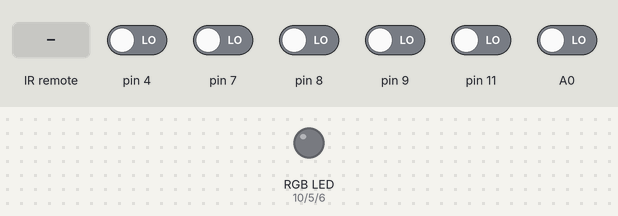
This sketch was run on a simulated Arduino Uno, built with avr-gcc and run on an emulated ATmega328P. On the bench: an RGB LED mixed from three pins (HIGH = lit). The test bench sets the inputs (shaded band); at power-on: A0, pin 4, pin 7–9, pin 11 LOW. Dim RGB values are drawn brighter than linear; what the sketch prints to the serial monitor is not drawn.

Above: at 1.2 s.
1.3 s: infrared code 0x12758 received
At 3.2 s:
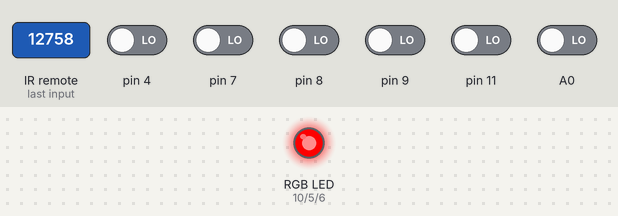
4.3 s: infrared code 0x12759 received
7.3 s: infrared code 0x1275C received
At 9.0 s:
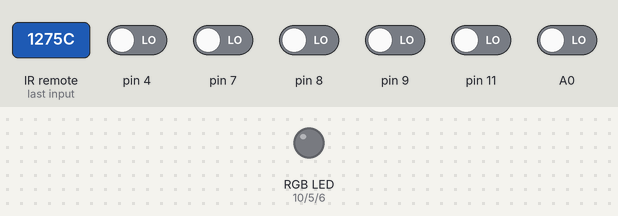
9.3 s: infrared code 0x275C received
At 9.7 s:
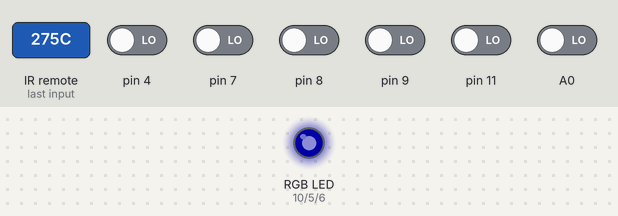
Timing chart, 0 to 12.3 s (numbered marks = the images above; inputs shaded):
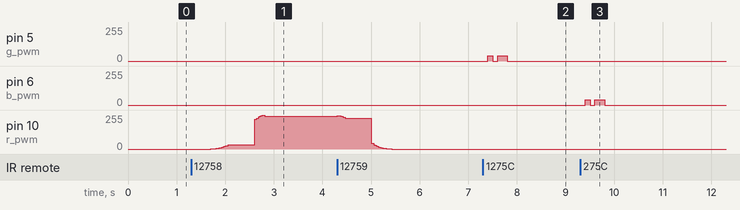

The sketch:

rgb_encoder_working.ino
```cpp
#include <IRremote.h>

#define RED 0
#define GREEN 1
#define BLUE 2

#define r_pwm 10
#define g_pwm 5
#define b_pwm 6

#define r_clk  digitalRead(A0)
#define g_clk  digitalRead(4)
#define b_clk  digitalRead(7)

#define r_dt digitalRead(8)
#define g_dt digitalRead(9)
#define b_dt digitalRead(11)

#define STEP 10

int clk_state[3];
int dt[3];
int clk_last[3] = { r_clk, g_clk, b_clk };
int percentage[3] = { 0, 0, 0 };
int brightness[3] = { 0, 0, 0 };
char colours[3] = { 'R', 'G', 'B' };
uint8_t pwm_pins[3] = { 10, 5, 6 };
int colour_to_adjust = 0;

bool power = true;
int saved_colours[3] = {0, 0, 0};

int RECV_PIN = 2;
IRrecv irrecv(RECV_PIN);
decode_results results;

void setup() {
  pinMode(r_pwm, OUTPUT);
  pinMode(g_pwm, OUTPUT);
  pinMode(b_pwm, OUTPUT);

  pinMode(r_clk, INPUT);
  pinMode(g_clk, INPUT);
  pinMode(b_clk, INPUT);

  pinMode(r_dt, INPUT);
  pinMode(g_dt, INPUT);
  pinMode(b_dt, INPUT);

  Serial.begin(9600);
  irrecv.enableIRIn(); // Start the receiver
}

void loop() {
  updateBrightness();
  Serial.println(brightness[1]);
  clk_state[RED] = r_clk;
  clk_state[GREEN] = g_clk;
  clk_state[BLUE] = b_clk;

  dt[RED] = r_dt;
  dt[GREEN] = g_dt;
  dt[BLUE] = b_dt;

  for (int i = 0; i <= 2; i++) {
    if (clk_state[i] != clk_last[i]) {
      if (dt[i] != clk_state[i]) {
        Serial.println("+++");
        Serial.println(colours[i]);
        changePercentage(i, true);
      } else {
        Serial.println("---");
        Serial.println(colours[i]);
        changePercentage(i, false);
      }

      if (not power) {
        power = true;
      }

    }
  }

  for (int i = 0; i <= 2; i++) {
    clk_last[i] = clk_state[i];
  }

  delay(2);


    if (irrecv.decode(&results)) {
      Serial.println(results.value, HEX);

     switch(results.value) {
      case 0x12758:
        Serial.println("up");
        //changePercentage(colour_to_adjust, true);
        changeColours(100, 0, 0, 1000);
        break;
      case 0x2758:
        Serial.println("up");
        //changePercentage(colour_to_adjust, true);
        changeColours(100, 0, 0, 1000);
        break;
      case 0x12759:
        Serial.println("down");
        //changePercentage(colour_to_adjust, false);
        changeColours(-100, 0, 0, 1000);
        break;
      case 0x2759:
        Serial.println("down");
        //changePercentage(colour_to_adjust, false);
        changeColours(-100, 0, 0, 1000);
        break;
      case 0x1275C:
        Serial.println("ok");
        changeColour();
        break;
      case 0x275C:
        Serial.println("ok");
        changeColour();
        break;
      case 0x270C:
        //Serial.println("pwr");
        switchPwr();
        break;
      case 0x1270C:
        //Serial.println("pwr");
        switchPwr();
        break;
     }

     irrecv.resume(); // Receive the next value
    }
}

void updateBrightness() {
  for (int i = 0; i <= 2; i++) {
    brightness[i] = 51.0/200000.0 * pow(percentage[i], 3);
    analogWrite(pwm_pins[i], brightness[i]);
  }
}


void changePercentage(int colour, bool increase) {
  int new_percentage;
  Serial.println(colour);
  switch (increase) {
    case true:
      new_percentage = percentage[colour] + STEP;
      if (new_percentage > 100) {
        percentage[colour] = 100;
      } else {
        percentage[colour] = new_percentage;
      }
      break;
    case false:
      new_percentage = percentage[colour] - STEP;
      if (new_percentage < 0) {
        percentage[colour] = 0;
      } else {
        percentage[colour] = new_percentage;
      }
      break;
  }
}

void changeColours(const int r, const int g, const int b, int duration) {
  int orig_percentages[3] = {percentage[0] * 10, percentage[1] * 10, percentage[2] * 10};
  int change[3] = {r * 10, g * 10, b * 10};
  int new_percentages[3] = {0, 0, 0};

  for (int i = 0; i < 3; i++) {
    if (orig_percentages[i] + change[i] > 1000) {
      new_percentages[i] = 1000;
    } else if (orig_percentages[i] + change[i] < 0) {
      new_percentages[i] = 0;
    } else {
      new_percentages[i] = orig_percentages[i] + change[i];
    }
  }
  int pwm[3] = {0, 0, 0};

  for (int t = 0; t < duration; t+= 3) {
    for (int j = 0; j < 3; j++) {
      int percieved_lvl = (new_percentages[j] - orig_percentages[j])/(2) -
      (new_percentages[j] - orig_percentages[j])/(2) * cos((t * PI)/(duration)) + orig_percentages[j];

      int pwm_lvl = ((new_percentages[j] - orig_percentages[j])/(pow(new_percentages[j] - orig_percentages[j], 3)) *
      pow(percieved_lvl - min(new_percentages[j], orig_percentages[j]), 3) + min(new_percentages[j], orig_percentages[j])) * (255)/(1000);

      brightness[j] = pwm_lvl;
      percentage[j] = percieved_lvl / 10;
      analogWrite(pwm_pins[j], pwm_lvl);
    }
    //Serial.println(percentage[1]);
    Serial.println(percentage[1]);
    delay(2);
  }

}

void changeColour() {
  Serial.println("switched!");
  if (colour_to_adjust + 1 > 2) {
    colour_to_adjust = 0;
  } else {
    colour_to_adjust = colour_to_adjust +1;
  }

  indicateSelected(colour_to_adjust);
}

void indicateSelected(int colour) {

  for (int i = 0; i <= 2; i++) {
    analogWrite(pwm_pins[i], 0);
  }

  delay(100);
  analogWrite(pwm_pins[colour], 40);
  delay(100);
  analogWrite(pwm_pins[colour], 0);
  delay(100);
  analogWrite(pwm_pins[colour], 40);
  delay(200);
  for (int i = 0; i <= 2; i++) {
    brightness[i] = 51.0/200000.0 * pow(percentage[i], 3);
    analogWrite(pwm_pins[i], brightness[i]);
  }
}

void switchPwr() {
  if (power) {
    for (int i = 0; i < 3; i++) {
      saved_colours[i] = percentage[i];
    }
    changeColours(-percentage[0], -percentage[1], -percentage[2], 1000);
    power = false;
  } else {
    changeColours(saved_colours[0], saved_colours[1], saved_colours[2], 800);
    power = true;
  }
}
```

Measured:
- after the input at 1.3 s, pin 10 (r_pwm): rises from 0/255 to 254/255 in 1.1 s, then falls to 247/255 in 0.03 s
- after the input at 7.3 s, pin 5 (g_pwm): 0/255 → 40/255 after 0.10 s, → 0/255 0.10 s later, → 40/255 0.10 s later, → 0/255 0.20 s later
- after the input at 9.3 s, pin 6 (b_pwm): 0/255 → 40/255 after 0.10 s, → 0/255 0.10 s later, → 40/255 0.10 s later, → 0/255 0.20 s later
